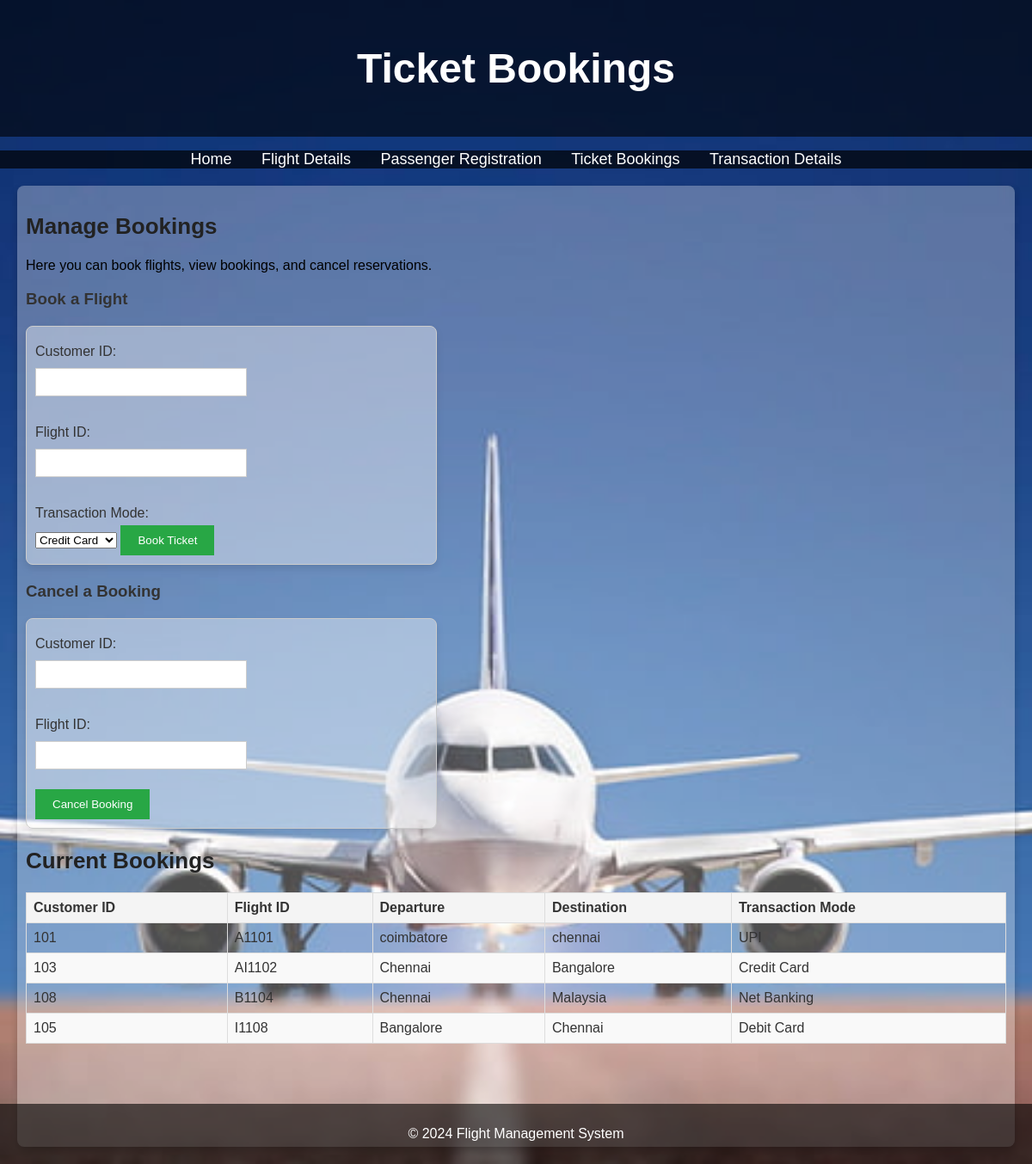
Screenshot of /bookings with the database file from the repository.
### tables this page shows
CREATE TABLE bookings (
    booking_id INTEGER PRIMARY KEY AUTOINCREMENT,
    customer_id TEXT,
    flight_id TEXT,
    seats_booked INTEGER, transaction_mode TEXT,
    FOREIGN KEY (customer_id) REFERENCES passengers(customer_id),
    FOREIGN KEY (flight_id) REFERENCES flights(flight_id)
);

CREATE TABLE flights (
    flight_id TEXT PRIMARY KEY,
    airline_name TEXT,
    departure TEXT,
    destination TEXT,
    departure_time TEXT,
    arrival_time TEXT,
    seats_available INTEGER,
    ticket_price REAL
);

### app.py (the view, shortened to what this page needs)
@app.route('/bookings', methods=['GET', 'POST'])
def bookings():
    conn = get_db_connection()
    bookings = conn.execute('''SELECT b.customer_id, b.flight_id, f.departure, f.destination, b.transaction_mode
                                FROM bookings b
                                JOIN flights f ON b.flight_id = f.flight_id''').fetchall()
    conn.close()
    return render_template('bookings.html', bookings=bookings)

### app.py (called while the page is built)
def get_db_connection():
    conn = sqlite3.connect('database.db',timeout=5)
    conn.row_factory = sqlite3.Row
    return conn

### templates/bookings.html (shortened to what this page needs)
<!DOCTYPE html>
<html lang="en">
<head>
    <link rel="stylesheet" href="{{ url_for('static', filename='styles.css') }}">
</head>
<body>
    <header>
        <h1>Ticket Bookings</h1>
    </header>
    <nav>
        <ul>
            <li><a href="{{ url_for('index') }}">Home</a></li>
            <li><a href="{{ url_for('flight_management') }}">Flight Details</a></li>
            <li><a href="{{ url_for('passenger_management') }}">Passenger Registration</a></li>
            <li><a href="{{ url_for('bookings') }}">Ticket Bookings</a></li>
            <li><a href="{{ url_for('transaction_management') }}">Transaction Details</a></li>
        </ul>
    </nav>
    <section>
        <h2>Manage Bookings</h2>
        <p>Here you can book flights, view bookings, and cancel reservations.</p>
        <h3>Book a Flight</h3>
        <form action="{{ url_for('bookings') }}" method="POST">
            <label for="customer-id">Customer ID:</label>
            <input type="text" id="customer-id" name="customer-id" required><br><br>
            <label for="flight-id">Flight ID:</label>
            <input type="text" id="flight-id" name="flight-id" required><br><br>
            <label for="transaction-mode">Transaction Mode:</label>
            <select name="transaction_mode" id="transaction-mode" required>
                <option value="Credit Card">Credit Card</option>
            </select>
            <input type="submit" value="Book Ticket">
        </form>
        <h3>Cancel a Booking</h3>
        <form action="{{ url_for('bookings') }}" method="POST">
            <label for="cancel-customer-id">Customer ID:</label>
            <input type="text" id="cancel-customer-id" name="customer-id" required><br><br>
            <label for="cancel-flight-id">Flight ID:</label>
            <input type="text" id="cancel-flight-id" name="flight-id" required><br><br>
            <input type="submit" value="Cancel Booking">
        </form>
        <h2>Current Bookings</h2>
        <table>
            <thead>
                <tr>
                    <th>Customer ID</th>
                    <th>Flight ID</th>
                    <th>Departure</th>
                    <th>Destination</th>
                    <th>Transaction Mode</th>
                </tr>
            </thead>
            <tbody>
                {% for booking in bookings %}
                <tr>
                    <td>{{ booking.customer_id }}</td>
                    <td>{{ booking.flight_id }}</td>
                    <td>{{ booking.departure }}</td>
                    <td>{{ booking.destination }}</td>
                    <td>{{ booking.transaction_mode }}</td>
                </tr>
                {% endfor %}
            </tbody>
        </table>
    </section>
    <footer>
        <p>&copy; 2024 Flight Management System</p>
    </footer>
</body>
</html>

### static/styles.css (style rules this page uses)
body { font-family: Arial, sans-serif; margin: 0; padding: 0; background-image: url('/static/airplane-s.jpg'); background-size: cover; background-position: center; background-repeat: no-repeat; background-attachment: fixed; color: #333; }
header { background-color: rgba(0, 0, 0, 0.6); color: white; padding: 20px 0; text-align: center; font-size: 24px; }
nav ul { background-color: rgba(0, 0, 0, 0.7); list-style: none; padding: 0; text-align: center; }
nav ul li { display: inline; margin: 0 15px; }
nav ul li a { color: white; text-decoration: none; font-size: 18px; }
section { margin: 20px; padding: 10px; background-color: rgba(255, 255, 255, 0.3); border-radius: 8px; box-shadow: 0 4px 8px rgba(0, 0, 0, 0.2); padding-bottom: 100px; }
section h2 { font-size: 26px; color: #222; }
section p { font-size: 16px; color: #000; }
footer { text-align: center; background-color: rgba(0, 0, 0, 0.6); color: white; padding: 10px 0; position: fixed; bottom: 0; width: 100%; }
form { margin: 20px 0; padding: 10px; background-color: rgba(255, 255, 255, 0.4); border: 1px solid #ccc; width: 40%; min-width: 300px; border-radius: 8px; box-shadow: 0 4px 8px rgba(0, 0, 0, 0.1); }
form label { display: block; margin: 10px 0 5px; }
form input[type="text"], form input[type="tel"], form input[type="time"] { width: 50%; padding: 8px; margin: 5px 0; border: 1px solid #ccc; }
form input[type="submit"] { padding: 10px 20px; background-color: #28a745; color: white; border: none; cursor: pointer; }
table { width: 100%; border-collapse: collapse; margin: 20px 0; padding-bottom: 60px; }
table, th, td { border: 1px solid #ddd; }
table th, table td { padding: 8px; text-align: left; }
table th { background-color: #f4f4f4; }
table tr:nth-child(even) { background-color: #f9f9f9; }

### rows the page displays
bookings: customer_id "101", flight_id "A1101", departure "coimbatore", destination "chennai", transaction_mode "UPI"
bookings: customer_id "103", flight_id "AI1102", departure "Chennai", destination "Bangalore", transaction_mode "Credit Card"
bookings: customer_id "108", flight_id "B1104", departure "Chennai", destination "Malaysia", transaction_mode "Net Banking"
bookings: customer_id "105", flight_id "I1108", departure "Bangalore", destination "Chennai", transaction_mode "Debit Card"
